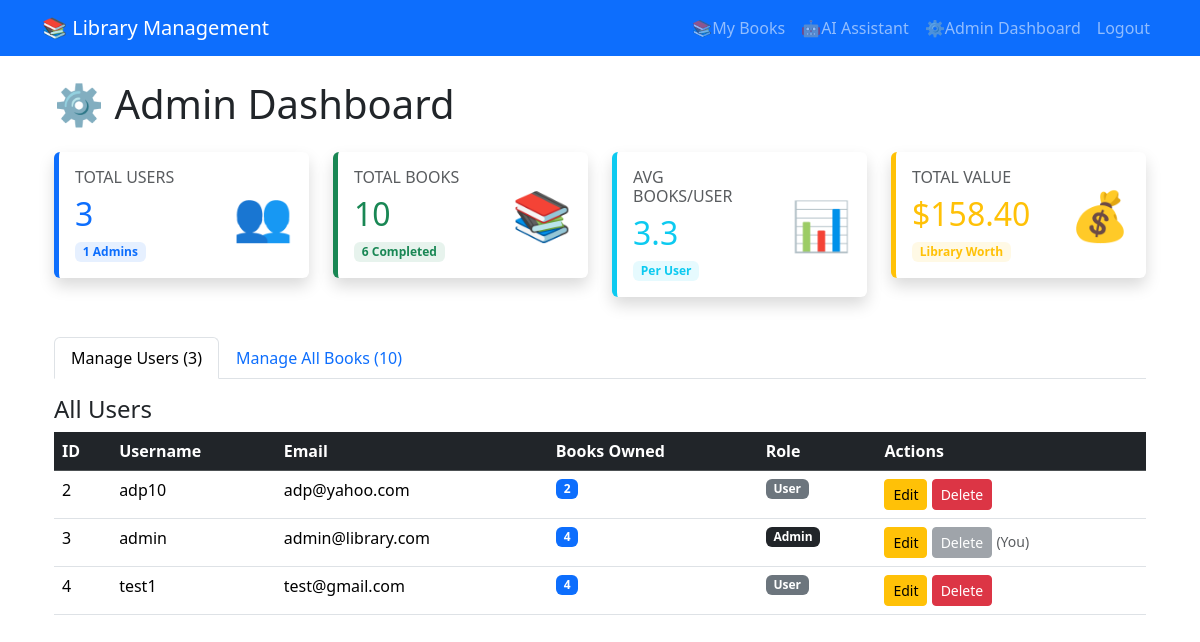
The page /admin (signed in) on the database its author committed.
### models.py (models this page shows, shortened)
class User(db.Model, UserMixin):
    id = db.Column(db.Integer, primary_key=True)
    username = db.Column(db.String(20), unique=True, nullable=False)
    email = db.Column(db.String(120), unique=True, nullable=False)
    password = db.Column(db.String(60), nullable=False)
    is_admin = db.Column(db.Boolean, default=False)
    books = db.relationship('Book', backref='owner', lazy=True, cascade='all, delete-orphan') #relationship to Book model

### app.py (the view)
@app.route('/admin')
@login_required
@admin_required
def admin_dashboard():
    users = User.query.all()
    books = Book.query.all()
    return render_template('admin.html', title='Admin', users=users, books=books)

### app.py (called while the page is built)
@login_manager.user_loader
def load_user(user_id):
    return User.query.get(int(user_id))

def admin_required(f):
    @wraps(f)
    def decorated_function(*args, **kwargs):
        if not current_user.is_authenticated:
            return redirect(url_for('login'))
        if not current_user.is_admin:
            abort(403)
        return f(*args, **kwargs)
    return decorated_function

### templates/admin.html (shortened to what this page needs)
{% extends "base.html" %}
{% block content %}
<div class="container mt-4">
    <h1 class="mb-4">⚙️ Admin Dashboard</h1>
    <div class="row mb-4">
        <div class="col-lg-3 col-md-6 mb-3">
            <div class="card shadow border-0 border-start border-primary border-5">
                <div class="card-body">
                    <div class="row align-items-center">
                        <div class="col">
                            <h6 class="text-uppercase text-muted mb-2">Total Users</h6>
                            <h2 class="text-primary mb-0">{{ users|length }}</h2>
                            <div class="mt-2">
                                <span class="badge bg-primary bg-opacity-10 text-primary">
                                    {{ users|selectattr('is_admin', 'equalto', true)|list|length }} Admins
                                </span>
                            </div>
                        </div>
                        <div class="col-auto">
                            <div class="text-primary" style="font-size: 3rem;">
                                👥
                            </div>
                        </div>
                    </div>
                </div>
            </div>
        </div>
        <div class="col-lg-3 col-md-6 mb-3">
            <div class="card shadow border-0 border-start border-success border-5">
                <div class="card-body">
                    <div class="row align-items-center">
                        <div class="col">
                            <h6 class="text-uppercase text-muted mb-2">Total Books</h6>
                            <h2 class="text-success mb-0">{{ books|length }}</h2>
                            <div class="mt-2">
                                <span class="badge bg-success bg-opacity-10 text-success">
                                    {{ books|selectattr('status', 'equalto', 'Completed')|list|length }} Completed
                                </span>
                            </div>
                        </div>
                        <div class="col-auto">
                            <div class="text-success" style="font-size: 3rem;">
                                📚
                            </div>
                        </div>
                    </div>
                </div>
            </div>
        </div>
        <div class="col-lg-3 col-md-6 mb-3">
            <div class="card shadow border-0 border-start border-info border-5">
                <div class="card-body">
                    <div class="row align-items-center">
                        <div class="col">
                            <h6 class="text-uppercase text-muted mb-2">Avg Books/User</h6>
                            <h2 class="text-info mb-0">
                                {% if users|length > 0 %}
                                    {{ "%.1f"|format(books|length / users|length) }}
                                {% else %}
                                    0
                                {% endif %}
                            </h2>
                            <div class="mt-2">
                                <span class="badge bg-info bg-opacity-10 text-info">
                                    Per User
                                </span>
                            </div>
                        </div>
                        <div class="col-auto">
                            <div class="text-info" style="font-size: 3rem;">
                                📊
                            </div>
                        </div>
                    </div>
                </div>
            </div>
        </div>
        <div class="col-lg-3 col-md-6 mb-3">
            <div class="card shadow border-0 border-start border-warning border-5">
                <div class="card-body">
                    <div class="row align-items-center">
                        <div class="col">
                            <h6 class="text-uppercase text-muted mb-2">Total Value</h6>
                            <h2 class="text-warning mb-0">${{ "%.2f"|format(books|sum(attribute='price')) }}</h2>
                            <div class="mt-2">
                                <span class="badge bg-warning bg-opacity-10 text-warning">
                                    Library Worth
                                </span>
                            </div>
                        </div>
                        <div class="col-auto">
                            <div class="text-warning" style="font-size: 3rem;">
                                💰
                            </div>
                        </div>
                    </div>
                </div>
            </div>
        </div>
    </div>
    <ul class="nav nav-tabs mb-3" id="adminTabs" role="tablist">
        <li class="nav-item" role="presentation">
            <button class="nav-link active" id="users-tab" data-bs-toggle="tab"
                    data-bs-target="#users" type="button" role="tab">
                Manage Users ({{ users|length }})
            </button>
        </li>
        <li class="nav-item" role="presentation">
            <button class="nav-link" id="books-tab" data-bs-toggle="tab"
                    data-bs-target="#books" type="button" role="tab">
                Manage All Books ({{ books|length }})
            </button>
        </li>
    </ul>
    <div class="tab-content" id="adminTabContent">
        <div class="tab-pane fade show active" id="users" role="tabpanel">
            <h4>All Users</h4>
            <div class="table-responsive">
                <table class="table table-hover">
                    <thead class="table-dark">
                        <tr>
                            <th>ID</th>
                            <th>Username</th>
                            <th>Email</th>
                            <th>Books Owned</th>
                            <th>Role</th>
                            <th>Actions</th>
                        </tr>
                    </thead>
                    <tbody>
                        {% for user in users %}
                        <tr>
                            <td>{{ user.id }}</td>
                            <td>{{ user.username }}</td>
                            <td>{{ user.email }}</td>
                            <td>
                                <span class="badge bg-primary">{{ user.books|length }}</span>
                            </td>
                            <td>
                                {% if user.is_admin %}
                                    <span class="badge bg-dark text-white ">Admin</span>
                                {% else %}
                                    <span class="badge bg-secondary">User</span>
                                {% endif %}
                            </td>
                            <td>
                                <a href="{{ url_for('edit_user', user_id=user.id) }}"
                                    class="btn btn-sm btn-warning">Edit</a>
                                {% if user.id != current_user.id %}
                                    <form method="POST" action="{{ url_for('delete_user', user_id=user.id) }}"
                                          style="display: inline;">
                                        <button type="submit" class="btn btn-sm btn-danger"
                                                onclick="return confirm('Delete user {{ user.username }}? This will also delete all their {{ user.books|length }} books!')">
                                            Delete
                                        </button>
                                    </form>
                                {% else %}
                                    <button class="btn btn-sm btn-secondary" disabled>Delete</button>
                                    <small class="text-muted">(You)</small>
                                {% endif %}
                            </td>
                        </tr>
                        {% endfor %}
                    </tbody>
                </table>
            </div>
        </div>
    </div>
</div>
{% endblock content %}

### rows shown on the page
User: id "2", username "adp10", email "adp@yahoo.com", books|length "2", is_admin "User"
User: id "3", username "admin", email "admin@library.com", books|length "4", is_admin "Admin", shows "Delete"
User: id "4", username "test1", email "test@gmail.com", books|length "4", is_admin "User"

### other values the page prints
{{ users|length }} "3"
{{ users|selectattr('is_admin', 'equalto', true)|list|length }} "1"
{{ books|length }} "10"
{{ books|selectattr('status', 'equalto', 'Completed')|list|length }} "6"
{{ "%.1f"|format(books|length / users|length) }} "3.3"
{{ "%.2f"|format(books|sum(attribute='price')) }} "158.40"
